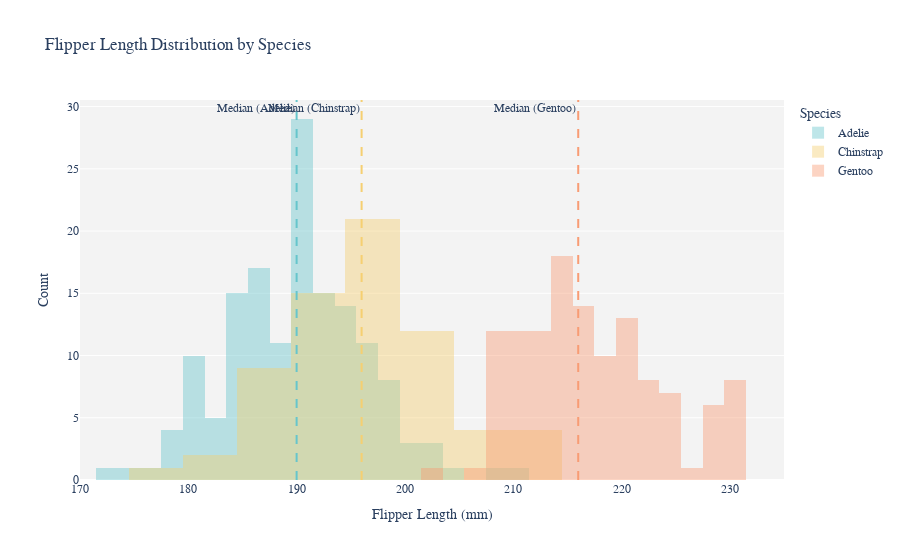

The notebook cell saved with this chart:
### Markdown cell above
### Question 1

### Code cell
import plotly.graph_objects as go
import seaborn as sns
import pandas as pd
import numpy as np

# Load penguins dataset from seaborn
penguins = sns.load_dataset("penguins")

# Create a figure
fig = go.Figure()

# Define colors for each species
colors = {'Adelie': 'rgba(102, 197, 204, 0.6)', 
          'Chinstrap': 'rgba(246, 207, 113, 0.6)', 
          'Gentoo': 'rgba(248, 156, 116, 0.6)'}

# Loop through each species and add histograms and lines
for species in penguins['species'].unique():
    df_species = penguins[penguins['species'] == species]
    
    # Descriptive statistics
    median_val = df_species['flipper_length_mm'].median()

    # Add histogram for this species
    fig.add_trace(go.Histogram(
        x=df_species['flipper_length_mm'],
        name=species,
        marker_color=colors[species],
        opacity=0.7
    ))

    # Add median line
    fig.add_vline(x=median_val, 
                  line=dict(color=colors[species].replace('0.6', '1'), width=2, dash='dash'), 
                  annotation_text=f'Median ({species})', 
                  annotation_position="top left")

# Update layout
fig.update_layout(
    title="Flipper Length Distribution by Species",
    xaxis_title="Flipper Length (mm)",
    yaxis_title="Count",
    barmode='overlay',
    legend_title="Species",
    plot_bgcolor='rgba(240,240,240,0.8)',
    font=dict(family="Arial", size=12)
)

# Update x-axis
fig.update_xaxes(range=[170, 235])

# Show figure
fig.show(renderer="png")

### Figure 1 — Plotly figure (JSON) as saved in the notebook; plotly's stock layout.template omitted (floating-point values rounded to 4 significant figures; data arrays with more than 128 entries replaced by an {"elided": "..."} marker saying what was removed)
{"data": [{"marker": {"color": "rgba(102, 197, 204, 0.6)"}, "name": "Adelie", "opacity": 0.7, "type": "histogram", "x": {"elided": "152 int values"}}, {"marker": {"color": "rgba(246, 207, 113, 0.6)"}, "name": "Chinstrap", "opacity": 0.7, "type": "histogram", "x": [192, 196, 193, 188, 197, 198, 178, 197, 195, 198, 193, 194, 185, 201, 190, 201, 197, 181, 190, 195, 181, 191, 187, 193, 195, 197, 200, 200, 191, 205, 187, 201, 187, 203, 195, 199, 195, 210, 192, 205, 210, 187, 196, 196, 196, 201, 190, 212, 187, 198, 199, 201, 193, 203, 187, 197, 191, 203, 202, 194, 206, 189, 195, 207, 202, 193, 210, 198]}, {"marker": {"color": "rgba(248, 156, 116, 0.6)"}, "name": "Gentoo", "opacity": 0.7, "type": "histogram", "x": [211, 230, 210, 218, 215, 210, 211, 219, 209, 215, 214, 216, 214, 213, 210, 217, 210, 221, 209, 222, 218, 215, 213, 215, 215, 215, 216, 215, 210, 220, 222, 209, 207, 230, 220, 220, 213, 219, 208, 208, 208, 225, 210, 216, 222, 217, 210, 225, 213, 215, 210, 220, 210, 225, 217, 220, 208, 220, 208, 224, 208, 221, 214, 231, 219, 230, 214, 229, 220, 223, 216, 221, 221, 217, 216, 230, 209, 220, 215, 223, 212, 221, 212, 224, 212, 228, 218, 218, 212, 230, 218, 228, 212, 224, 214, 226, 216, 222, 203, 225, 219, 228, 215, 228, 216, 215, 210, 219, 208, 209, 216, 229, 213, 230, 217, 230, 217, 222, 214, null, 215, 222, 212, 213]}], "layout": {"annotations": [{"showarrow": false, "text": "Median (Adelie)", "x": 190, "xanchor": "right", "xref": "x", "y": 1, "yanchor": "top", "yref": "y domain"}, {"showarrow": false, "text": "Median (Chinstrap)", "x": 196, "xanchor": "right", "xref": "x", "y": 1, "yanchor": "top", "yref": "y domain"}, {"showarrow": false, "text": "Median (Gentoo)", "x": 216, "xanchor": "right", "xref": "x", "y": 1, "yanchor": "top", "yref": "y domain"}], "barmode": "overlay", "font": {"family": "Arial", "size": 12}, "legend": {"title": {"text": "Species"}}, "plot_bgcolor": "rgba(240,240,240,0.8)", "shapes": [{"line": {"color": "rgba(102, 197, 204, 1)", "dash": "dash", "width": 2}, "type": "line", "x0": 190, "x1": 190, "xref": "x", "y0": 0, "y1": 1, "yref": "y domain"}, {"line": {"color": "rgba(246, 207, 113, 1)", "dash": "dash", "width": 2}, "type": "line", "x0": 196, "x1": 196, "xref": "x", "y0": 0, "y1": 1, "yref": "y domain"}, {"line": {"color": "rgba(248, 156, 116, 1)", "dash": "dash", "width": 2}, "type": "line", "x0": 216, "x1": 216, "xref": "x", "y0": 0, "y1": 1, "yref": "y domain"}], "title": {"text": "Flipper Length Distribution by Species"}, "xaxis": {"range": [170, 235], "title": {"text": "Flipper Length (mm)"}}, "yaxis": {"title": {"text": "Count"}}}}
